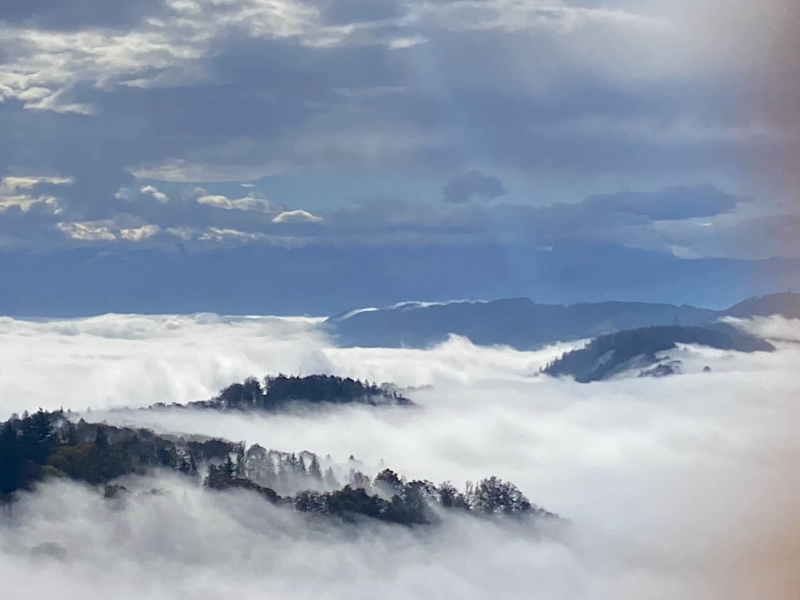
#> input picture assets/img/photos/contact.jpg, 2400 x 1800 px (shown at 1/3 size); its folder holds 4 pictures in this run
$ python webp.py
#> lines starting #> are read from the running program, lines starting #| are printed output that depends on the picture
# Genera versioni WebP responsive (800w, 1600w, originale) di ogni foto in assets/img/photos.
# Uso: python3 scripts/webp.py   (richiede Pillow)
from pathlib import Path
from PIL import Image

PHOTOS = Path(__file__).resolve().parent.parent / "assets/img/photos"
WIDTHS = (800, 1600)

for jpg in sorted(PHOTOS.glob("*.jpg")):
    img = Image.open(jpg).convert("RGB")
#> img is the input picture: PIL image 2400x1800 RGB; mean R, G, B 145.2, 157.8, 175.9
    for w in sorted({*WIDTHS, img.width}):
        if w > img.width:
            continue
        out = PHOTOS / (f"{jpg.stem}.webp" if w == img.width else f"{jpg.stem}-{w}.webp")
        im = img if w == img.width else img.resize((w, round(img.height * w / img.width)), Image.LANCZOS)
        im.save(out, "WEBP", quality=70, method=6)
        print(f"{out.name:32} {out.stat().st_size // 1024:5} KB")
#> this loop made 3 passes
#> pass 1, `im = img if w == img.width else img.resize((w, round(img.height * w / ..`:
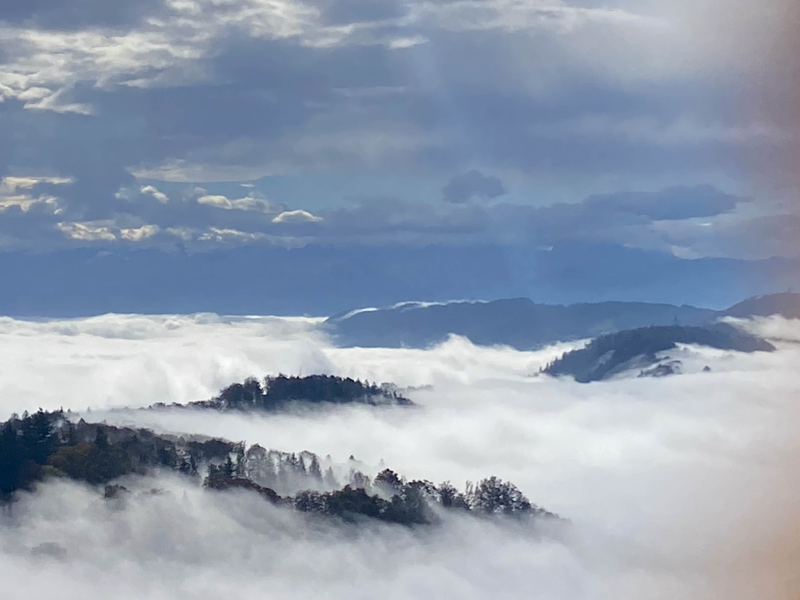
#> im: PIL image 800x600 RGB; mean R, G, B 145.2, 157.8, 175.9

$ run again, on assets/img/photos/destination-1.jpg
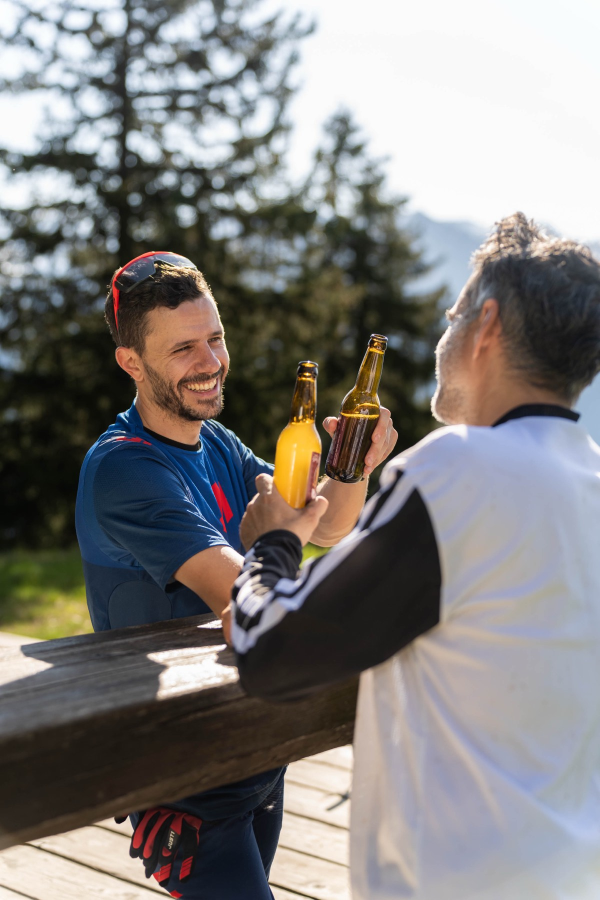
#> input picture assets/img/photos/destination-1.jpg, 1200 x 1800 px (shown at 1/2 size)
#> img is the input picture: PIL image 1200x1800 RGB; mean R, G, B 129.7, 127.1, 125.6
#> the loop `for w in sorted({*WIDTHS, img.width}):` made 3 passes
#> pass 1, `im = img if w == img.width else img.resize((w, round(img.height * w / ..`:
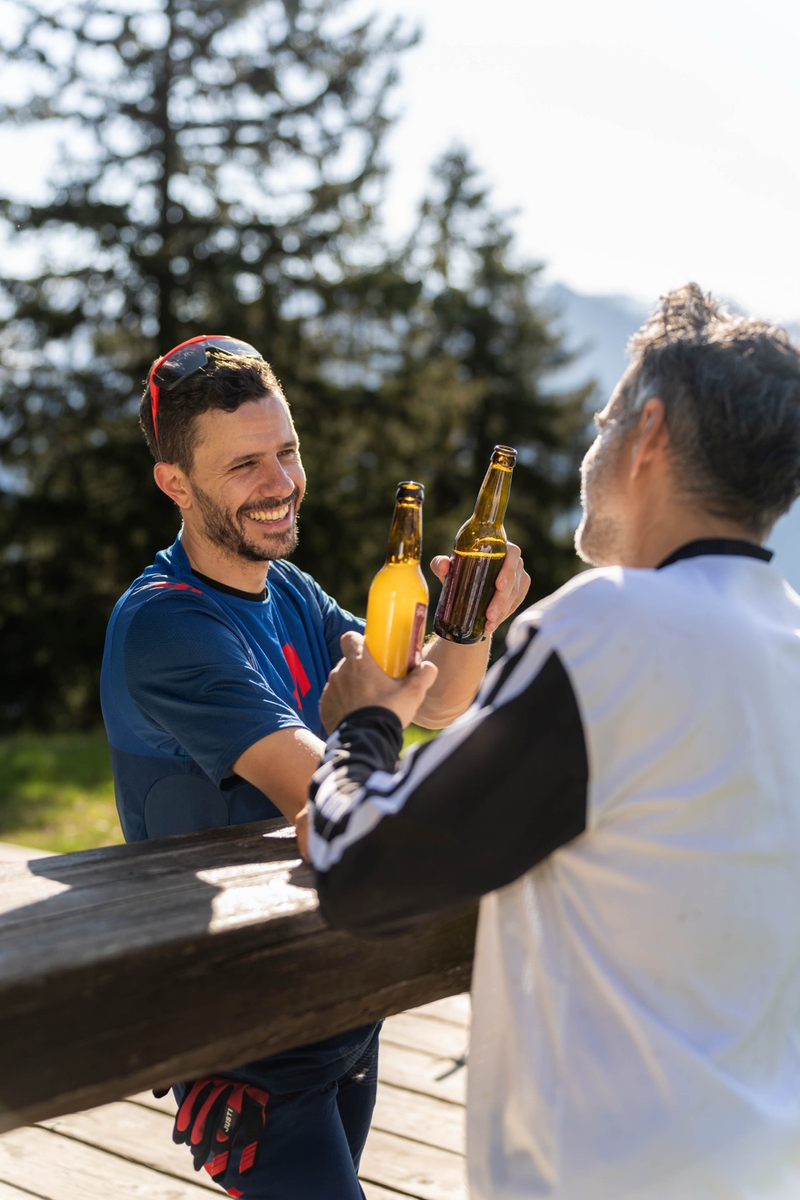
#> im: PIL image 800x1200 RGB; mean R, G, B 129.7, 127.1, 125.6
